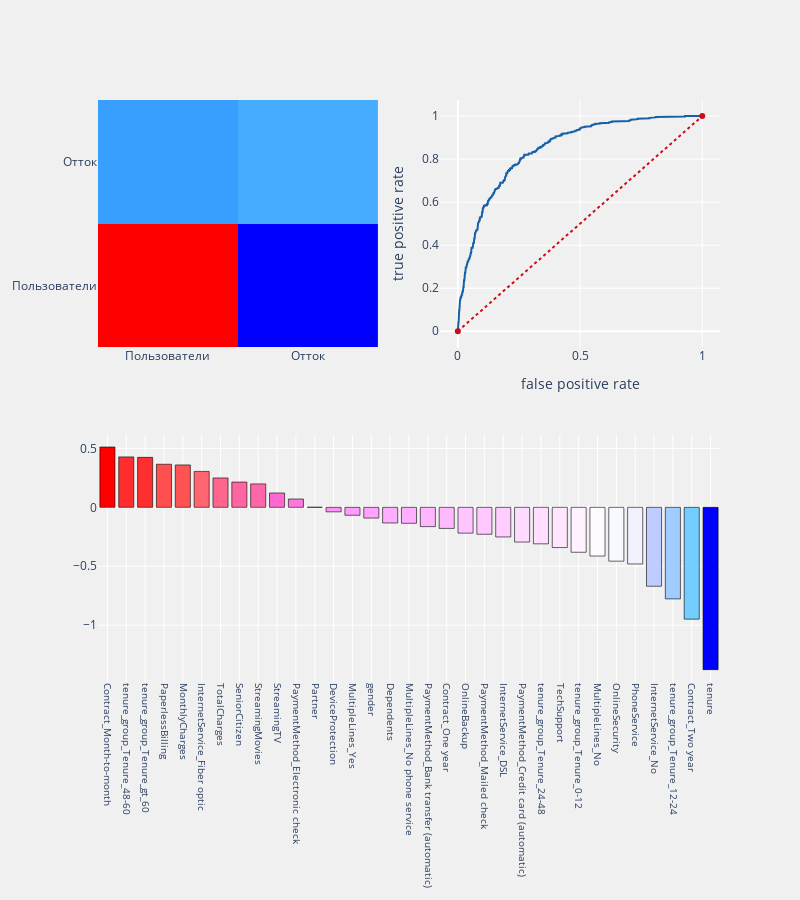

This figure's notebook cell:
### Markdown cell above
Запускаем baseline-модель

### Code cell
configure_plotly_browser_state()
warnings.filterwarnings("ignore")

#запускаем модель
telecom_churn_prediction(logit,train_X,test_X,train_Y,test_Y,
                         cols,"coefficients",threshold_plot = True)

### Figure 1 — Plotly figure (JSON) as saved in the notebook; plotly's stock layout.template omitted (floating-point values rounded to 4 significant figures; data arrays with more than 128 entries replaced by an {"elided": "..."} marker saying what was removed)
{"data": [{"name": "matrix", "colorscale": [[0, "rgb(0,0,255)"], [0.1, "rgb(51,153,255)"], [0.2, "rgb(102,204,255)"], [0.3, "rgb(153,204,255)"], [0.4, "rgb(204,204,255)"], [0.5, "rgb(255,255,255)"], [0.6, "rgb(255,204,255)"], [0.7, "rgb(255,153,255)"], [0.8, "rgb(255,102,204)"], [0.9, "rgb(255,102,102)"], [1, "rgb(255,0,0)"]], "yaxis": "y", "y": ["Пользователи", "Отток"], "xaxis": "x", "showscale": false, "x": ["Пользователи", "Отток"], "z": [[1152, 116], [231, 259]], "type": "heatmap"}, {"name": "Roc : 0.7185443893645785", "yaxis": "y2", "xaxis": "x2", "y": {"elided": "486 float values"}, "x": {"elided": "486 float values"}, "line": {"color": "rgb(22, 96, 167)", "width": 2}, "type": "scatter"}, {"yaxis": "y2", "xaxis": "x2", "y": [0, 1], "x": [0, 1], "line": {"color": "rgb(205, 12, 24)", "dash": "dot", "width": 2}, "type": "scatter"}, {"name": "coefficients", "yaxis": "y3", "y": [0.5118, 0.428, 0.424, 0.3656, 0.3599, 0.3048, 0.2493, 0.2143, 0.199, 0.1216, 0.07057, 0.001045, -0.03824, -0.0674, -0.09132, -0.1328, -0.1357, -0.1638, -0.179, -0.219, -0.2284, -0.2513, -0.2947, -0.3098, -0.3415, -0.3814, -0.4133, -0.457, -0.4807, -0.6698, -0.7771, -0.9492, -1.378], "xaxis": "x3", "marker": {"color": [0.5118, 0.428, 0.424, 0.3656, 0.3599, 0.3048, 0.2493, 0.2143, 0.199, 0.1216, 0.07057, 0.001045, -0.03824, -0.0674, -0.09132, -0.1328, -0.1357, -0.1638, -0.179, -0.219, -0.2284, -0.2513, -0.2947, -0.3098, -0.3415, -0.3814, -0.4133, -0.457, -0.4807, -0.6698, -0.7771, -0.9492, -1.378], "line": {"color": "black", "width": 0.6}, "colorscale": [[0, "rgb(0,0,255)"], [0.1, "rgb(51,153,255)"], [0.2, "rgb(102,204,255)"], [0.3, "rgb(153,204,255)"], [0.4, "rgb(204,204,255)"], [0.5, "rgb(255,255,255)"], [0.6, "rgb(255,204,255)"], [0.7, "rgb(255,153,255)"], [0.8, "rgb(255,102,204)"], [0.9, "rgb(255,102,102)"], [1, "rgb(255,0,0)"]]}, "x": ["Contract_Month-to-month", "tenure_group_Tenure_48-60", "tenure_group_Tenure_gt_60", "PaperlessBilling", "MonthlyCharges", "InternetService_Fiber optic", "TotalCharges", "SeniorCitizen", "StreamingMovies", "StreamingTV", "PaymentMethod_Electronic check", "Partner", "DeviceProtection", "MultipleLines_Yes", "gender", "Dependents", "MultipleLines_No phone service", "PaymentMethod_Bank transfer (automatic)", "Contract_One year", "OnlineBackup", "PaymentMethod_Mailed check", "InternetService_DSL", "PaymentMethod_Credit card (automatic)", "tenure_group_Tenure_24-48", "TechSupport", "tenure_group_Tenure_0-12", "MultipleLines_No", "OnlineSecurity", "PhoneService", "InternetService_No", "tenure_group_Tenure_12-24", "Contract_Two year", "tenure"], "type": "bar"}], "layout": {"autosize": false, "xaxis2": {"domain": [0.55, 1], "anchor": "y2", "title": {"text": "false positive rate"}}, "xaxis": {"domain": [0, 0.45], "anchor": "y"}, "yaxis": {"domain": [0.575, 1], "anchor": "x"}, "paper_bgcolor": "rgba(240,240,240, 0.95)", "plot_bgcolor": "rgba(240,240,240, 0.95)", "xaxis3": {"tickfont": {"size": 10}, "tickangle": 90, "domain": [0, 1], "anchor": "y3", "showgrid": true}, "showlegend": false, "height": 900, "width": 800, "yaxis2": {"domain": [0.575, 1], "anchor": "x2", "title": {"text": "true positive rate"}}, "yaxis3": {"domain": [0, 0.425], "anchor": "x3"}, "margin": {"b": 195}}}
